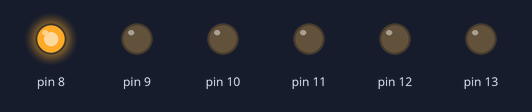
Bench run of a sketch on a simulated Arduino Uno, built with avr-gcc and run on an emulated ATmega328P. Shown: output pins drawn as LEDs (lit = HIGH).

Above: at 0.07 s.
At 0.52 s:
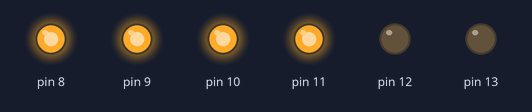
At 0.97 s:
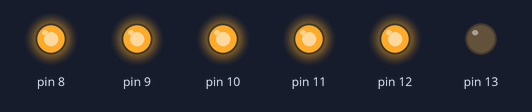
At 2.02 s:
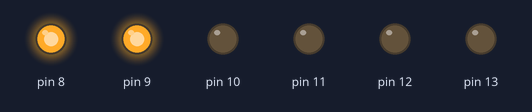
At 2.62 s:
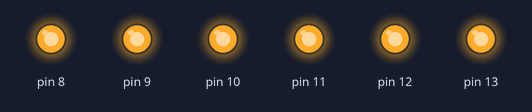
At 3.97 s:
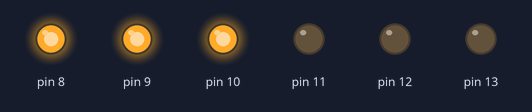
Timing chart, 0 to 4.3 s (numbered marks = the images above):
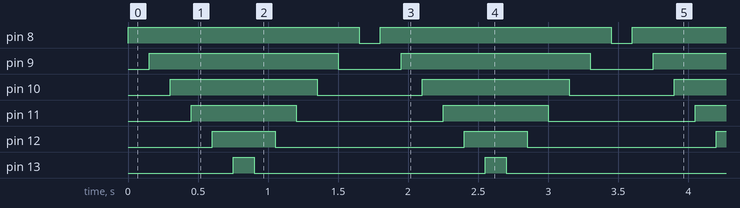

Measured:
- by itself, pin 8: alternates HIGH for 1.7 s and LOW for 0.15 s
- by itself, pin 9: alternates HIGH for 1.4 s and LOW for 0.45 s
- by itself, pin 10: alternates HIGH for 1.1 s and LOW for 0.75 s
- by itself, pin 11: alternates HIGH for 0.75 s and LOW for 1.1 s
- by itself, pin 12: alternates HIGH for 0.45 s and LOW for 1.4 s
- by itself, pin 13: alternates HIGH for 0.15 s and LOW for 1.7 s

The sketch:

karasimsek.ino
```cpp
void setup() {
for (int i = 8; i <= 13 ; i++) {
  pinMode(i, OUTPUT);
}
}

void loop() {
for (int i = 8; i <= 13 ; i++) {
  digitalWrite(i, HIGH);
  delay(150);
}
for (int i = 13; i >= 8 ; i--) {
  digitalWrite(i, LOW);
  delay(150);
}
}
```
